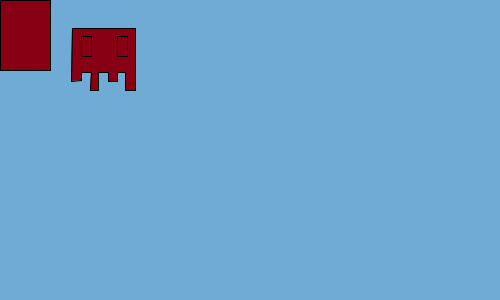
Frame 1 (no input)
Frame 60 (the mouse pressed at the canvas centre just before this capture): identical to frame 1, image omitted
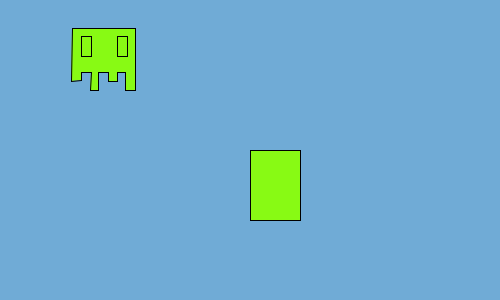
Frame 120 (the mouse held since frame 60 and released just before this capture)

The Processing sketch that drew these frames (run headless with seeded random() and noise(); from frame 60 on, the mouse is pressed at the canvas centre):

// Processing sketch: processing_127047
// ── processing_127047.pde

void setup(){
  size(500,300);
  frameRate(24);
}

void draw(){
  background(#70ABD6);
  fill(136,mouseX,20);
  rect(mouseX,mouseY,50,70);
  beginShape();
  vertex(72, 28);
  vertex (71, 81);
  vertex (81, 80);
  vertex(81, 72);
  vertex(91,72);
  vertex(90, 90);
  vertex(98, 90);
  vertex(98, 72);
  vertex(108,72);
  vertex(108, 81);
  vertex(117, 81);
  vertex(117, 72);
  vertex(125, 72);
  vertex(125, 90);
  vertex(135, 90);
  vertex(135, 28);
  endShape(CLOSE);
 
  rect(81, 36, 10, 20);
  rect(117,36,10,20);
}
